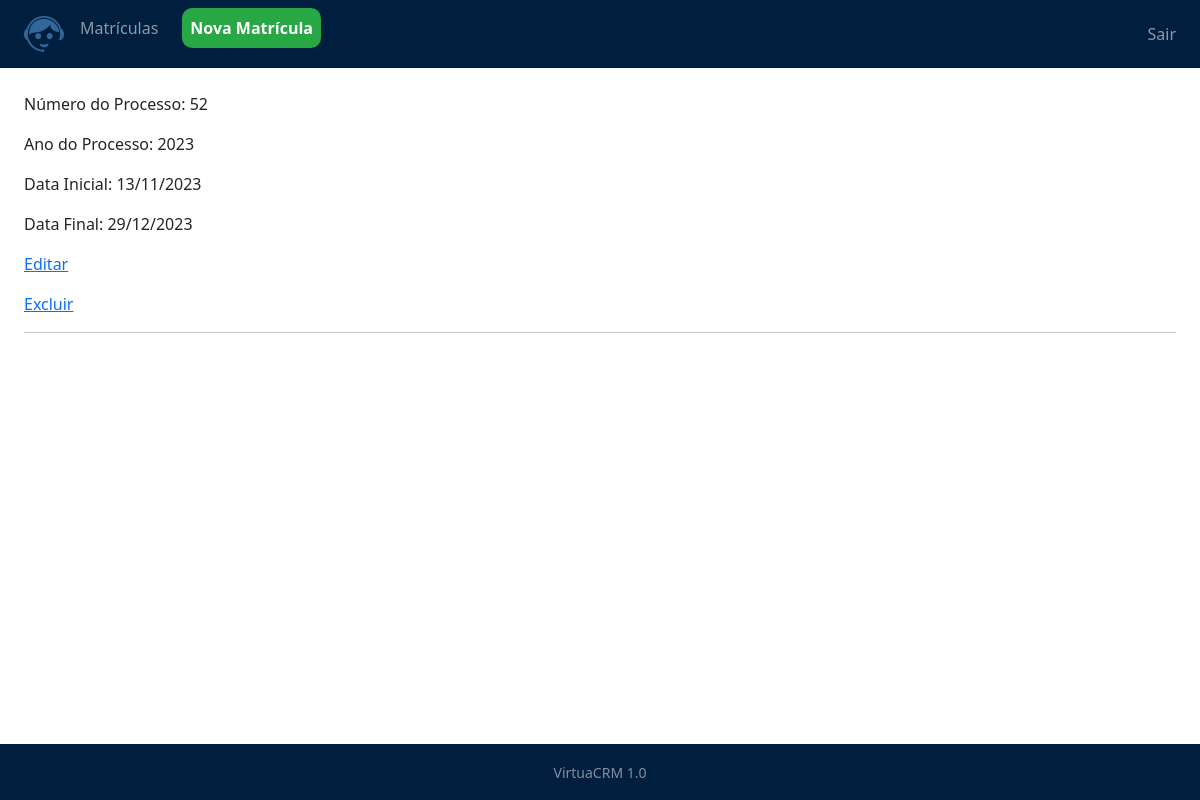
/matriculas/processo_ativo, run on an earlier commit of the app's database.
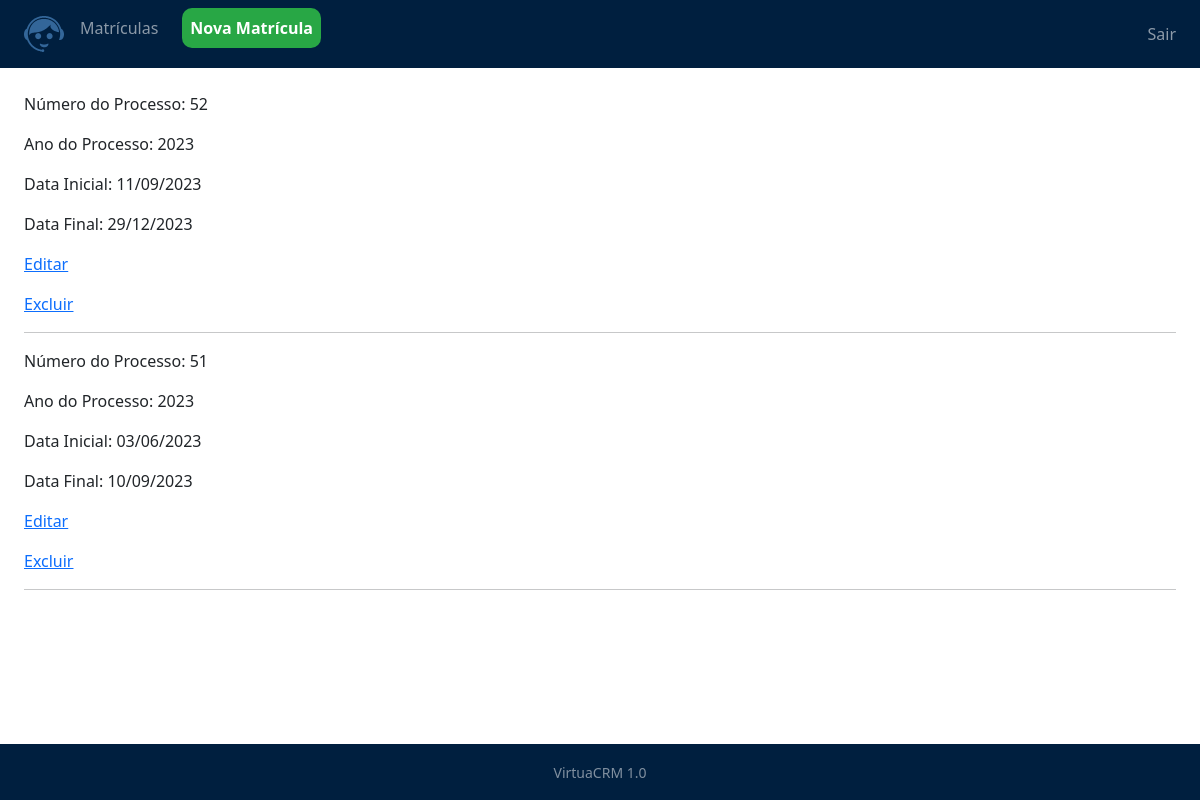
And on a later commit of the database.
### matriculas/models.py (models this page shows, shortened)
class cad_processo(models.Model):
    numero_processo =  models.CharField(max_length=2)
    ano_processo = models.CharField(max_length=4)
    data_inicial_processo = models.DateTimeField()
    data_final_processo = models.DateTimeField()
    ativo = models.BooleanField(default=True)
    class Meta:
        db_table = 'processo'
    def get_data_inicial(self):
        return self.data_inicial_processo.strftime('%d/%m/%Y')
    def get_data_final(self):
        return self.data_final_processo.strftime('%d/%m/%Y')
    def get_absolute_url(self):
        return reverse("matriculas:processo_update", kwargs={'id': self.id}) #Direciona para a url de edição
    def get_delete_url(self):
        return reverse("matriculas:processo_delete", kwargs={'id': self.id})# Exclui o resgistro

### matriculas/views.py (the view)
# urls.py: path('processo_ativo', lista_processos, name='processo_ativo'),
def lista_processos(request):
    processos_ativos = cad_processo.objects.filter(ativo=True)
    return render (request, 'matriculas/processo_ativo.html', {'processos': processos_ativos})

### matriculas/templates/matriculas/processo_ativo.html
{% extends 'model-page.html'%}
{% block content %}
{% for processo in processos %}
    <p>Número do Processo: {{ processo.numero_processo }}</p>
    <p>Ano do Processo: {{ processo.ano_processo }}</p>
    <p>Data Inicial: {{ processo.get_data_inicial }}</p>
    <p>Data Final: {{ processo.get_data_final }}</p>
    <p><a href="{{ processo.get_absolute_url }}">Editar</a></p>
    <p><a href="{{ processo.get_delete_url }}">Excluir</a></p>
    <hr>
{% endfor %}
{% endblock %}

What changed in the data, as far as the page shows it:
changed cad_processo (number 1 of 2 on the later page): get_data_inicial "13/11/2023" → "11/09/2023"
now on this page (row edited): cad_processo: numero_processo "51", ano_processo "2023", get_data_inicial "03/06/2023", get_data_final "10/09/2023"
